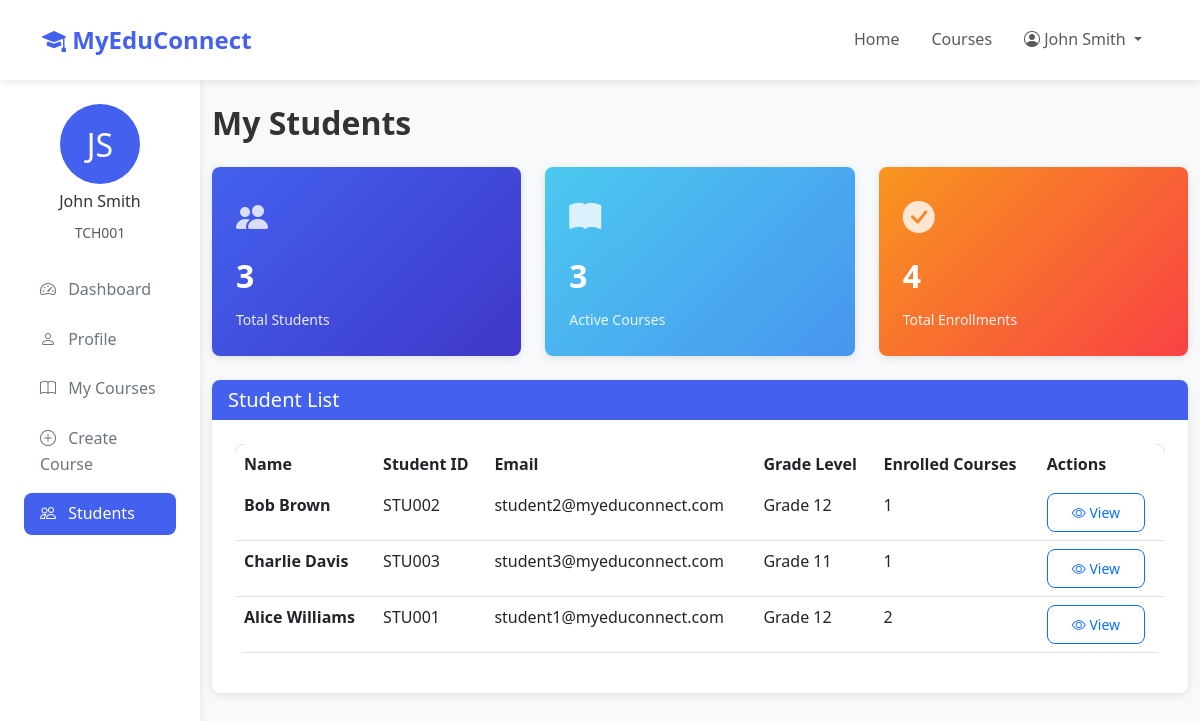
The app's page /teacher/students.php (signed in) with its own data.
### tables this page shows
CREATE TABLE teachers (
    teacher_id INT AUTO_INCREMENT PRIMARY KEY,
    user_id INT UNIQUE NOT NULL,
    teacher_id_number VARCHAR(50) UNIQUE NOT NULL,
    department VARCHAR(100),
    specialization VARCHAR(255),
    qualification VARCHAR(255),
    hire_date DATE,
    salary DECIMAL(10, 2),
    bio TEXT,
    FOREIGN KEY (user_id) REFERENCES users(user_id) ON DELETE CASCADE,
    INDEX idx_teacher_id_number (teacher_id_number),
    INDEX idx_department (department)
);

CREATE TABLE users (
    user_id INT AUTO_INCREMENT PRIMARY KEY,
    email VARCHAR(255) UNIQUE NOT NULL,
    password VARCHAR(255) NOT NULL,
    first_name VARCHAR(100) NOT NULL,
    last_name VARCHAR(100) NOT NULL,
    phone VARCHAR(20),
    address TEXT,
    profile_picture VARCHAR(255),
    role ENUM('student', 'teacher', 'admin') NOT NULL,
    status ENUM('active', 'inactive', 'suspended') DEFAULT 'active',
    created_at TIMESTAMP DEFAULT CURRENT_TIMESTAMP,
    updated_at TIMESTAMP DEFAULT CURRENT_TIMESTAMP ON UPDATE CURRENT_TIMESTAMP,
    last_login TIMESTAMP NULL,
    INDEX idx_email (email),
    INDEX idx_role (role),
    INDEX idx_status (status)
);

CREATE TABLE students (
    student_id INT AUTO_INCREMENT PRIMARY KEY,
    user_id INT UNIQUE NOT NULL,
    student_id_number VARCHAR(50) UNIQUE NOT NULL,
    date_of_birth DATE,
    grade_level VARCHAR(50),
    parent_name VARCHAR(100),
    parent_email VARCHAR(255),
    parent_phone VARCHAR(20),
    enrollment_date DATE DEFAULT (CURRENT_DATE),
    FOREIGN KEY (user_id) REFERENCES users(user_id) ON DELETE CASCADE,
    INDEX idx_student_id_number (student_id_number)
);

### config/database.php (called while the page is built, shortened)
<?php
class Database {
    private static $instance = null;
    private $connection;
    private function __construct() {
        try {
            $dsn = "mysql:host=" . DB_HOST . ";dbname=" . DB_NAME . ";charset=" . DB_CHARSET;
            $options = [
                PDO::ATTR_ERRMODE => PDO::ERRMODE_EXCEPTION,
                PDO::ATTR_DEFAULT_FETCH_MODE => PDO::FETCH_ASSOC,
                PDO::ATTR_EMULATE_PREPARES => false,
                PDO::ATTR_PERSISTENT => false
            ];
            $this->connection = new PDO($dsn, DB_USER, DB_PASS, $options);
        } catch (PDOException $e) {
            die("Database Connection Failed: " . $e->getMessage());
        }
    }
    public static function getInstance() {
        if (self::$instance === null) {
            self::$instance = new self();
        }
        return self::$instance;
    }
    public function getConnection() {
        return $this->connection;
    }
}
function dbSelect($query, $params = []) {
    $db = Database::getInstance()->getConnection();
    $stmt = $db->prepare($query);
    $stmt->execute($params);
    return $stmt->fetchAll();
}
function dbSelectOne($query, $params = []) {
    $db = Database::getInstance()->getConnection();
    $stmt = $db->prepare($query);
    $stmt->execute($params);
    return $stmt->fetch();
}

### includes/functions.php (called while the page is built, shortened)
<?php
require_once __DIR__ . '/../config/database.php';
function getTeacherByUserId($userId) {
    $query = "SELECT t.*, u.* FROM teachers t JOIN users u ON t.user_id = u.user_id WHERE t.user_id = ?";
    return dbSelectOne($query, [$userId]);
}
function getCoursesByTeacher($teacherId) {
    $query = "SELECT c.*, COUNT(e.enrollment_id) as enrollment_count
              FROM courses c
              LEFT JOIN enrollments e ON c.course_id = e.course_id
              WHERE c.instructor_id = ?
              GROUP BY c.course_id
              ORDER BY c.created_at DESC";
    return dbSelect($query, [$teacherId]);
}

### teacher/students.php (the view, shortened to what this page needs)
<?php
require_once '../includes/functions.php';
$teacher = getTeacherByUserId(getCurrentUserId());
$students = dbSelect("
    SELECT DISTINCT s.*, u.email, u.first_name, u.last_name, COUNT(e.enrollment_id) as enrolled_courses
    FROM students s
    JOIN users u ON s.user_id = u.user_id
    JOIN enrollments e ON s.student_id = e.student_id
    JOIN courses c ON e.course_id = c.course_id
    WHERE c.instructor_id = ?
    GROUP BY s.student_id
    ORDER BY u.last_name, u.first_name
", [$teacher['teacher_id']]);
?>
<!DOCTYPE html>
<html lang="en">
<head>
    <link href="https://cdn.jsdelivr.net/npm/bootstrap@5.3.0/dist/css/bootstrap.min.css" rel="stylesheet">
    <link href="https://cdn.jsdelivr.net/npm/bootstrap-icons@1.10.0/font/bootstrap-icons.css" rel="stylesheet">
    <link href="<?php echo APP_URL; ?>/assets/css/style.css" rel="stylesheet">
</head>
<body>
    <nav class="navbar navbar-expand-lg navbar-light bg-white sticky-top">
        <div class="container">
            <a class="navbar-brand" href="<?php echo APP_URL; ?>">
                <i class="bi bi-mortarboard-fill"></i> <?php echo APP_NAME; ?>
            </a>
            <div class="collapse navbar-collapse" id="navbarNav">
                <ul class="navbar-nav ms-auto">
                    <li class="nav-item">
                        <a class="nav-link" href="<?php echo APP_URL; ?>">Home</a>
                    </li>
                    <li class="nav-item">
                        <a class="nav-link" href="<?php echo APP_URL; ?>/courses.php">Courses</a>
                    </li>
                    <li class="nav-item dropdown">
                        <a class="nav-link dropdown-toggle" href="#" id="navbarDropdown" role="button" data-bs-toggle="dropdown">
                            <i class="bi bi-person-circle"></i> <?php echo htmlspecialchars($_SESSION['user_name']); ?>
                        </a>
                    </li>
                </ul>
            </div>
        </div>
    </nav>
    <div class="container-fluid">
        <div class="row">
            <div class="col-md-3 col-lg-2 sidebar">
                <div class="mb-4">
                    <div class="text-center mb-3">
                        <div style="width: 80px; height: 80px; background: var(--primary-color); border-radius: 50%; margin: 0 auto; display: flex; align-items: center; justify-content: center; color: white; font-size: 2rem;">
                            <?php echo strtoupper(substr($teacher['first_name'], 0, 1)) . strtoupper(substr($teacher['last_name'], 0, 1)); ?>
                        </div>
                        <h6 class="mt-2"><?php echo htmlspecialchars($teacher['first_name'] . ' ' . $teacher['last_name']); ?></h6>
                        <small class="text-muted"><?php echo htmlspecialchars($teacher['teacher_id_number']); ?></small>
                    </div>
                </div>
                <nav class="nav flex-column">
                    <a class="nav-link" href="dashboard.php">
                        <i class="bi bi-speedometer2"></i> Dashboard
                    </a>
                    <a class="nav-link" href="profile.php">
                        <i class="bi bi-person"></i> Profile
                    </a>
                    <a class="nav-link" href="courses.php">
                        <i class="bi bi-book"></i> My Courses
                    </a>
                    <a class="nav-link" href="create-course.php">
                        <i class="bi bi-plus-circle"></i> Create Course
                    </a>
                    <a class="nav-link active" href="students.php">
                        <i class="bi bi-people"></i> Students
                    </a>
                </nav>
            </div>
            <div class="col-md-9 col-lg-10 py-4">
                <h2 class="fw-bold mb-4">My Students</h2>
                <div class="row g-4 mb-4">
                    <div class="col-md-4">
                        <div class="stat-card">
                            <div class="stat-icon"><i class="bi bi-people-fill"></i></div>
                            <div class="stat-value"><?php echo count($students); ?></div>
                            <div class="stat-label">Total Students</div>
                        </div>
                    </div>
                    <div class="col-md-4">
                        <div class="stat-card success">
                            <div class="stat-icon"><i class="bi bi-book-fill"></i></div>
                            <div class="stat-value"><?php echo count(getCoursesByTeacher($teacher['teacher_id'])); ?></div>
                            <div class="stat-label">Active Courses</div>
                        </div>
                    </div>
                    <div class="col-md-4">
                        <div class="stat-card warning">
                            <div class="stat-icon"><i class="bi bi-check-circle-fill"></i></div>
                            <div class="stat-value"><?php echo array_sum(array_column($students, 'enrolled_courses')); ?></div>
                            <div class="stat-label">Total Enrollments</div>
                        </div>
                    </div>
                </div>
                <div class="card">
                    <div class="card-header">
                        <h5 class="mb-0">Student List</h5>
                    </div>
                    <div class="card-body">
                        <?php if (!empty($students)): ?>
                            <div class="table-responsive">
                                <table class="table table-hover">
                                    <thead>
                                        <tr>
                                            <th>Name</th>
                                            <th>Student ID</th>
                                            <th>Email</th>
                                            <th>Grade Level</th>
                                            <th>Enrolled Courses</th>
                                            <th>Actions</th>
                                        </tr>
                                    </thead>
                                    <tbody>
                                        <?php foreach ($students as $student): ?>
                                            <tr>
                                                <td>
                                                    <strong><?php echo htmlspecialchars($student['first_name'] . ' ' . $student['last_name']); ?></strong>
                                                </td>
                                                <td><?php echo htmlspecialchars($student['student_id_number']); ?></td>
                                                <td><?php echo htmlspecialchars($student['email']); ?></td>
                                                <td><?php echo htmlspecialchars($student['grade_level'] ?? 'N/A'); ?></td>
                                                <td><?php echo $student['enrolled_courses']; ?></td>
                                                <td>
                                                    <a href="student-details.php?student_id=<?php echo $student['student_id']; ?>" class="btn btn-sm btn-outline-primary">
                                                        <i class="bi bi-eye"></i> View
                                                    </a>
                                                </td>
                                            </tr>
                                        <?php endforeach; ?>
                                    </tbody>
                                </table>
                            </div>
                        <?php endif; ?>
                    </div>
                </div>
            </div>
        </div>
    </div>
</body>
</html>

### assets/css/style.css (style rules this page uses)
:root { --primary-color: #4361ee; --secondary-color: #3f37c9; --success-color: #4cc9f0; --danger-color: #f72585; --warning-color: #f8961e; --info-color: #4cc9f0; --light-color: #f8f9fa; --dark-color: #212529; --gray-color: #6c757d; --border-radius: 8px; --box-shadow: 0 2px 8px rgba(0, 0, 0, 0.1); --transition: all 0.3s ease; }
body { font-family: 'Segoe UI', Tahoma, Geneva, Verdana, sans-serif; line-height: 1.6; color: #333; background-color: #f8f9fa; }
a { color: var(--primary-color); text-decoration: none; transition: var(--transition); }
.navbar { box-shadow: var(--box-shadow); padding: 1rem 0; }
.navbar-brand { font-weight: 700; font-size: 1.5rem; color: var(--primary-color) !important; }
.nav-link { font-weight: 500; padding: 0.5rem 1rem !important; border-radius: var(--border-radius); }
.card { border: none; border-radius: var(--border-radius); box-shadow: var(--box-shadow); transition: var(--transition); overflow: hidden; }
.card-header { background-color: var(--primary-color); color: white; font-weight: 600; border-bottom: none; }
.card-body { padding: 1.5rem; }
.btn { border-radius: var(--border-radius); padding: 0.5rem 1.5rem; font-weight: 500; transition: var(--transition); }
.table { border-radius: var(--border-radius); overflow: hidden; }
.table thead { background-color: var(--primary-color); color: white; }
.table thead th { border: none; font-weight: 600; }
.table tbody tr { transition: var(--transition); }
.sidebar { background-color: white; box-shadow: var(--box-shadow); min-height: calc(100vh - 56px); padding: 1.5rem; }
.sidebar .nav-link { color: var(--gray-color); padding: 0.75rem 1rem; margin-bottom: 0.5rem; border-radius: var(--border-radius); }
.sidebar .nav-link:hover, .sidebar .nav-link.active { background-color: var(--primary-color); color: white; }
.sidebar .nav-link i { margin-right: 0.5rem; }
.stat-card { background: linear-gradient(135deg, var(--primary-color) 0%, var(--secondary-color) 100%); color: white; padding: 1.5rem; border-radius: var(--border-radius); box-shadow: var(--box-shadow); }
.stat-card .stat-icon { font-size: 2rem; opacity: 0.8; }
.stat-card .stat-value { font-size: 2rem; font-weight: 700; margin: 0.5rem 0; }
.stat-card .stat-label { font-size: 0.875rem; opacity: 0.9; }
.stat-card.success { background: linear-gradient(135deg, #4cc9f0 0%, #4895ef 100%); }
.stat-card.warning { background: linear-gradient(135deg, #f8961e 0%, #f94144 100%); }

### records on screen
teachers: user.first_name "J", user.last_name "S", user.last_name "John Smith", teacher_id_number "TCH001"
students: user.last_name "Bob Brown", student_id_number "STU002", user.email "student2@myeduconnect.com", grade_level "Grade 12", enrolled_courses "1"
students: user.last_name "Charlie Davis", student_id_number "STU003", user.email "student3@myeduconnect.com", grade_level "Grade 11", enrolled_courses "1"
students: user.last_name "Alice Williams", student_id_number "STU001", user.email "student1@myeduconnect.com", grade_level "Grade 12", enrolled_courses "2"

### other values on screen
APP_NAME "MyEduConnect"
$_SESSION['user_name'] "John Smith"
count($students) "3"
count(getCoursesByTeacher($teacher['teacher_id'])) "3"
array_sum(array_column($students, 'enrolled_courses')) "4"
